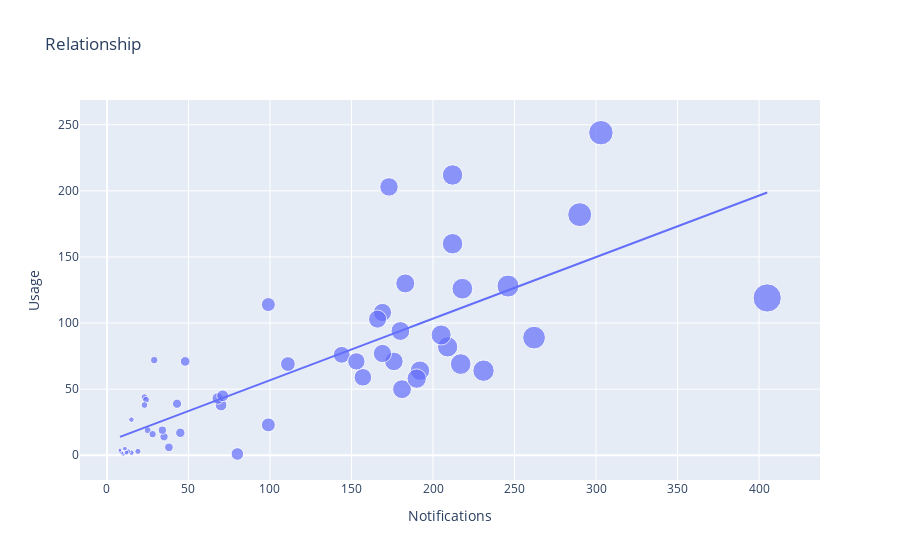

Notebook code cell kept with this figure:
### Code cell
figure.show()

### Figure 1 — Plotly figure (JSON) as saved in the notebook; plotly's stock layout.template omitted (floating-point values rounded to 4 significant figures)
{"data": [{"hovertemplate": "Notifications=%{marker.size}<br>Usage=%{y}<extra></extra>", "legendgroup": "", "marker": {"color": "#636efa", "size": [70, 43, 231, 35, 19, 25, 23, 28, 15, 29, 24, 34, 23, 48, 68, 71, 180, 99, 45, 10, 15, 13, 9, 8, 8, 11, 12, 209, 111, 183, 157, 246, 169, 99, 144, 80, 38, 218, 205, 212, 217, 405, 166, 173, 290, 153, 192, 181, 176, 212, 303, 169, 190, 262], "sizemode": "area", "sizeref": 1.012, "symbol": "circle"}, "mode": "markers", "name": "", "orientation": "v", "showlegend": false, "type": "scatter", "x": [70, 43, 231, 35, 19, 25, 23, 28, 15, 29, 24, 34, 23, 48, 68, 71, 180, 99, 45, 10, 15, 13, 9, 8, 8, 11, 12, 209, 111, 183, 157, 246, 169, 99, 144, 80, 38, 218, 205, 212, 217, 405, 166, 173, 290, 153, 192, 181, 176, 212, 303, 169, 190, 262], "xaxis": "x", "y": [38, 39, 64, 14, 3, 19, 44, 16, 27, 72, 42, 19, 38, 71, 43, 45, 94, 114, 17, 1, 2, 3, 2, 3, 4, 5, 2, 82, 69, 130, 59, 128, 108, 23, 76, 1, 6, 126, 91, 160, 69, 119, 103, 203, 182, 71, 64, 50, 71, 212, 244, 77, 58, 89], "yaxis": "y"}, {"hovertemplate": "<b>OLS trendline</b><br>Usage = 0.465523 * Notifications + 10.2432<br>R<sup>2</sup>=0.599775<br><br>Notifications=%{x}<br>Usage=%{y} <b>(trend)</b><extra></extra>", "legendgroup": "", "marker": {"color": "#636efa", "symbol": "circle"}, "mode": "lines", "name": "", "showlegend": false, "type": "scatter", "x": [8, 8, 9, 10, 11, 12, 13, 15, 15, 19, 23, 23, 24, 25, 28, 29, 34, 35, 38, 43, 45, 48, 68, 70, 71, 80, 99, 99, 111, 144, 153, 157, 166, 169, 169, 173, 176, 180, 181, 183, 190, 192, 205, 209, 212, 212, 217, 218, 231, 246, 262, 290, 303, 405], "xaxis": "x", "y": [13.97, 13.97, 14.43, 14.9, 15.36, 15.83, 16.3, 17.23, 17.23, 19.09, 20.95, 20.95, 21.42, 21.88, 23.28, 23.74, 26.07, 26.54, 27.93, 30.26, 31.19, 32.59, 41.9, 42.83, 43.3, 47.49, 56.33, 56.33, 61.92, 77.28, 81.47, 83.33, 87.52, 88.92, 88.92, 90.78, 92.18, 94.04, 94.5, 95.43, 98.69, 99.62, 105.7, 107.5, 108.9, 108.9, 111.3, 111.7, 117.8, 124.8, 132.2, 145.2, 151.3, 198.8], "yaxis": "y"}], "layout": {"legend": {"itemsizing": "constant", "tracegroupgap": 0}, "title": {"text": "Relationship"}, "xaxis": {"anchor": "y", "domain": [0, 1], "title": {"text": "Notifications"}}, "yaxis": {"anchor": "x", "domain": [0, 1], "title": {"text": "Usage"}}}}
